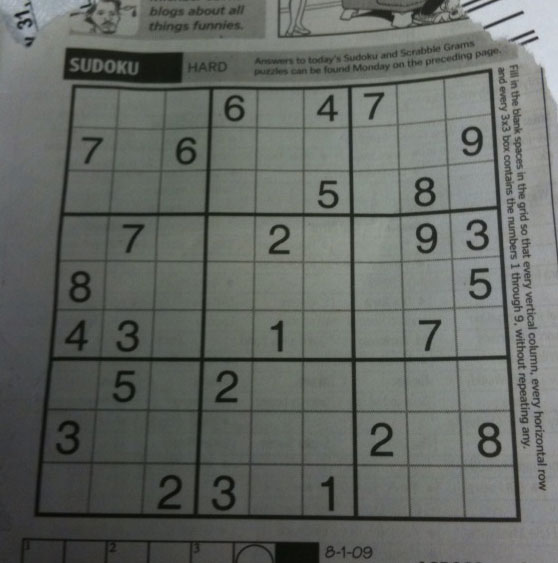
#> input picture 1211/sudoku.png, 558 x 563 px
$ python '확률huff.py'
#> lines starting #> are read from the running program, lines starting #| are printed output that depends on the picture
# 속도를 개선한 허프 변환 - 확률 huff
import cv2
import numpy as np

src = cv2.imread('sudoku.png', cv2.IMREAD_GRAYSCALE)
#> src: shape (563, 558); min 0, max 218, mean 102.4

if src is None:
    print('Image load failed!')

# 에지 검출
edges = cv2.Canny(src, 50, 150)
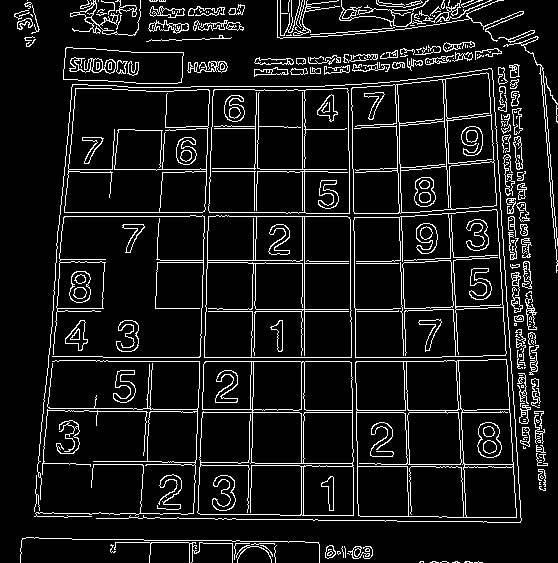
#> edges: shape (563, 558); 9.3% white in thin lines or dots

# 직선 성분 검출
lines = cv2.HoughLinesP(edges, 1, np.pi / 180, 160, minLineLength=100, maxLineGap=10)
#> lines = 43 rows, first 6: [103, 357, 441, 357], [181, 412, 543, 412], [96, 361, 458, 361], [196, 459, 209, 86], [249, 469, 251, 331], [64, 169, 210, 169]

# 컬러 영상으로 변경 (영상에 빨간 직선을 그리기 위해)
dst = cv2.cvtColor(edges, cv2.COLOR_GRAY2BGR)
#> dst: shape (563, 558, 3); 9.3% white in thin lines or dots

if lines is not None:
    for i in range(lines.shape[0]):
        pt1 = (lines[i][0][0], lines[i][0][1])
        pt2 = (lines[i][0][2], lines[i][0][3])
        cv2.line(dst, pt1, pt2, (0, 0, 255), 2, cv2.LINE_AA)
#> this loop made 43 passes
#> (pt1, pt2) on passes 1 to 12: ((103, 357), (441, 357)), ((181, 412), (543, 412)), ((96, 361), (458, 361)), ((196, 459), (209, 86)), ((249, 469), (251, 331)), ((64, 169), (210, 169)), ((304, 420), (304, 86)), ((59, 216), (347, 216)), ((354, 254), (355, 367)), ((199, 484), (208, 217)), ((38, 516), (61, 259)), ((456, 369), (463, 521))
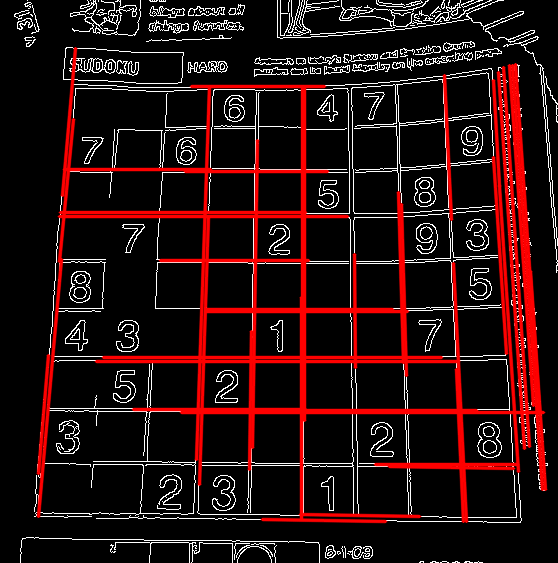
#> dst: shape (563, 558, 3); mean B, G, R 15.9, 15.9, 40.2

cv2.imshow('src', src)
cv2.imshow('dst', dst)
cv2.waitKey()
cv2.destroyAllWindows()

$ run again, with 1211/balls.png copied over 1211/sudoku.png
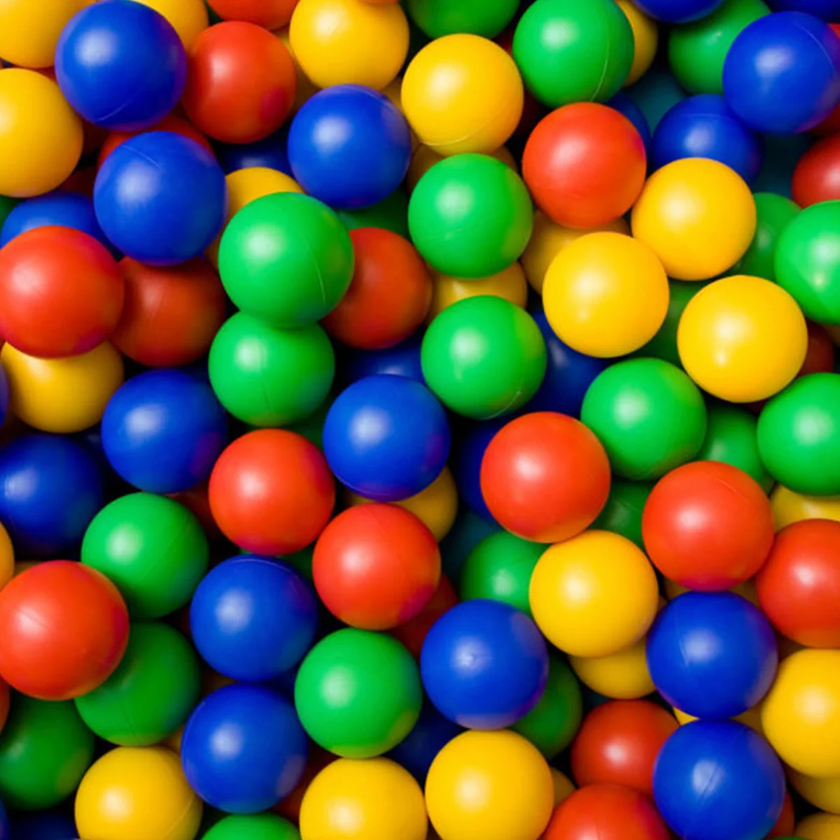
#> input picture 1211/balls.png, 840 x 840 px, shrunk from 1200 x 1200 before the run
#> `src = cv2.imread('sudoku.png', cv2.IMREAD_GRAYSCALE)`:
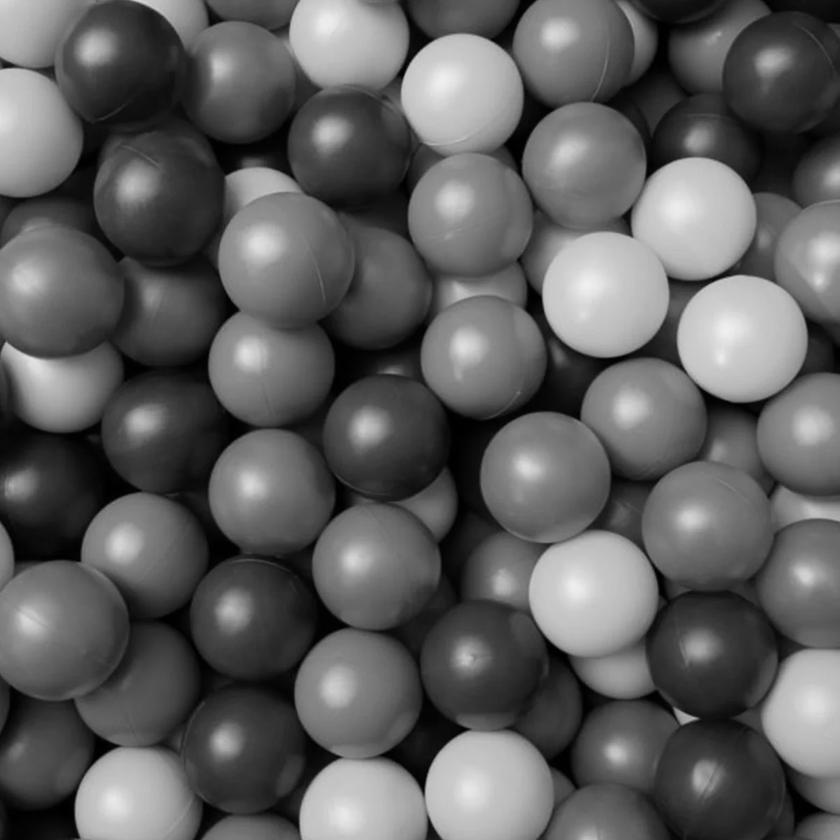
#> src: shape (840, 840); min 0, max 241, mean 94.3
#> `edges = cv2.Canny(src, 50, 150)`:
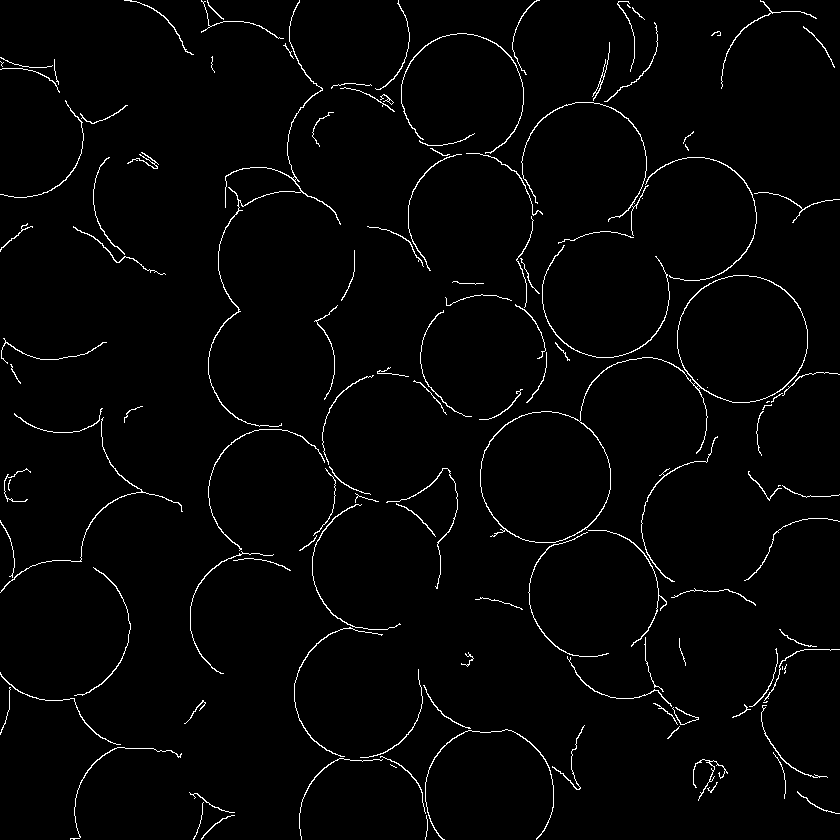
#> edges: shape (840, 840); 2.1% white in thin lines or dots
#> lines = None
#> dst: shape (840, 840, 3); 2.1% white in thin lines or dots
